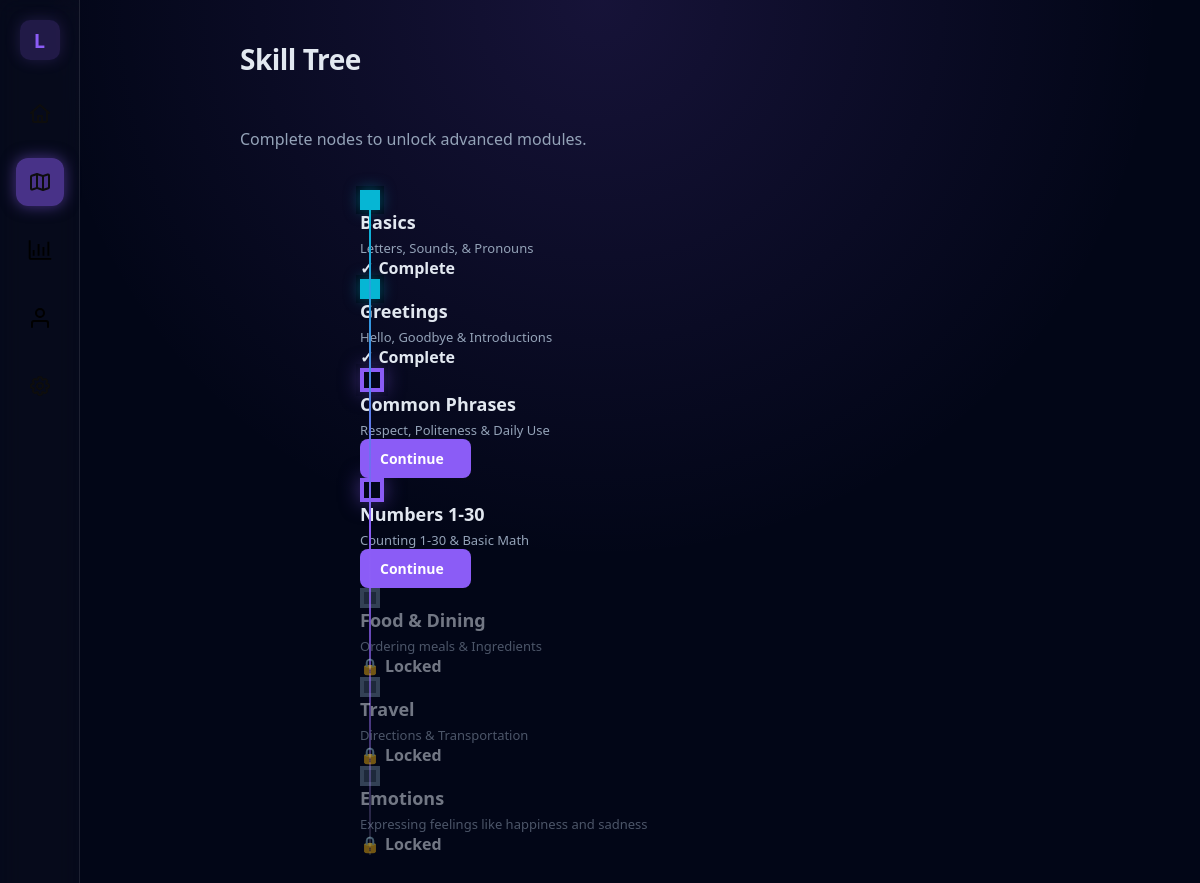
The page /roadmap.php (signed in) on the database its author committed.
### tables this page shows
CREATE TABLE `lessons` (
    `id` VARCHAR(50) NOT NULL,
    `title` VARCHAR(100) NOT NULL,
    `category` VARCHAR(50) NOT NULL,
    `description` VARCHAR(255) DEFAULT NULL,
    `xp_value` INT(11) NOT NULL DEFAULT 50,
    `sort_order` INT(11) NOT NULL,
    `type` VARCHAR(20) NOT NULL DEFAULT 'lesson',
    PRIMARY KEY (`id`)
);

### roadmap.php (the view, shortened to what this page needs)
<?php
$userId = $_SESSION['user_id'];
$dbHost = 'localhost';
$dbName = 'lingoflow_db';
$dbUser = 'root';
$dbPass = '';
try {
  $pdo = new PDO("mysql:host=$dbHost;dbname=$dbName", $dbUser, $dbPass);
  $pdo->setAttribute(PDO::ATTR_ERRMODE, PDO::ERRMODE_EXCEPTION);
  $sql = "
    SELECT
      l.id,
      l.title,
      l.description,
      COALESCE(up.status, 'locked') AS status
    FROM lessons l
    LEFT JOIN user_progress up ON l.id = up.lesson_id AND up.user_id = ?
    ORDER BY l.sort_order ASC";
  $stmt = $pdo->prepare($sql);
  $stmt->execute([$userId]);
  $roadmapItems = $stmt->fetchAll(PDO::FETCH_ASSOC);
} catch (PDOException $e) {
  die("Database Error: " . $e->getMessage());
}
?>
<!DOCTYPE html>
<html lang="en">
<head>
</head>
<body>
  <nav class="sidebar">
    <div class="logo-boxes">L</div>
    <button class="icon-button" onclick="window.location.href='index.php'" aria-label="Home">
    </button>
    <button class="icon-button active" aria-label="Roadmap">
    </button>
    <button class="icon-button" onclick="window.location.href='stats.php'" aria-label="Stats">
      <svg fill="#000000" width="24" height="24" viewBox="0 0 16 16" xmlns="http://www.w3.org/2000/svg">
        <path d="M1.75 13.25V1.5H.5v12a1.24 1.24 0 0 0 1.22 1H15.5v-1.25z" />
        <path d="M3.15 8H4.4v3.9H3.15zm3.26-4h1.26v7.9H6.41zm3.27 2h1.25v5.9H9.68zm3.27-3.5h1.25v9.4h-1.25z" />
      </svg>
    </button>
    <button class="icon-button" onclick="window.location.href='profile.php'" aria-label="Profile">
    </button>
    <button class="icon-button" onclick="window.location.href='settings.php'" aria-label="Settings">
    </button>
  </nav>
  <main class="main-content">
    <header>
      <h1>Skill Tree</h1>
      <p class="subtitle">Complete nodes to unlock advanced modules.</p>
    </header>
    <div class="timeline-container">
      <div class="timeline-line"></div>
      <?php foreach ($roadmapItems as $item): ?>
        <?php
        $status = $item['status'];
        $class = $status;
        $cardStyle = ($status === 'active') ? 'style="border-color: var(--violet);"' : '';
        ?>
        <div class="timeline-item <?php echo $class; ?>">
          <div class="node"></div>
          <div class="roadmap-card" <?php echo $cardStyle; ?>>
            <div class="card-content">
              <h3><?php echo htmlspecialchars($item['title']); ?></h3>
              <p><?php echo htmlspecialchars($item['description']); ?></p>
            </div>
            <?php if ($status === 'completed'): ?>
              <div class="status-text">
                <span>✓</span> Complete
              </div>
            <?php elseif ($status === 'active'): ?>
              <a href="lesson.php?type=<?php echo htmlspecialchars($item['id']); ?>" class="button-start">Continue
                &nbsp;</a>
            <?php else:  ?>
              <div class="status-text">
                <span>🔒</span> Locked
              </div>
            <?php endif; ?>
          </div>
        </div>
      <?php endforeach; ?>
    </div>
  </main>
</body>
</html>

### roadmap.php (style rules this page uses)
:root { --bg-deep: #020617; --text-main: #e2e8f0; --text-muted: #94a3b8; --violet: #8b5cf6; --violet-glow: rgba(139, 92, 246, 0.5); --cyan: #06b6d4; --red: #ef4444; --orange: #fb923c; --glass: rgba(255, 255, 255, 0.05); --border: rgba(255, 255, 255, 0.1); }
* { box-sizing: border-box; }
body { margin: 0; font-family: "Segoe UI", sans-serif; background-color: var(--bg-deep); color: var(--text-main); background-image: radial-gradient(circle at 50% 0%, rgba(139, 92, 246, 0.15) 0%, transparent 50%); height: 100vh; overflow: hidden; display: grid; grid-template-columns: 80px 1fr; }
.sidebar { background: rgba(255, 255, 255, 0.02); border-right: 1px solid var(--border); display: flex; flex-direction: column; align-items: center; padding-top: 20px; gap: 20px; backdrop-filter: blur(10px); z-index: 100; }
.logo-boxes { width: 40px; height: 40px; background: rgba(139, 92, 246, 0.2); color: var(--violet); border-radius: 10px; display: flex; align-items: center; justify-content: center; font-weight: bold; font-size: 20px; margin-bottom: 10px; box-shadow: 0 0 15px rgba(139, 92, 246, 0.2); cursor: default; }
.icon-button { width: 48px; height: 48px; border-radius: 12px; border: none; background: transparent; color: #64748b; cursor: pointer; transition: all 0.2s cubic-bezier(0.4, 0, 0.2, 1); display: flex; align-items: center; justify-content: center; }
.icon-button.active { background: var(--violet-glow); color: white; box-shadow: 0 0 15px var(--violet-glow); }
.main-content { height: 100vh; padding: 40px; overflow-y: auto; }
header { margin-bottom: 40px; max-width: 800px; margin-left: auto; margin-right: auto; }
h1 { margin: 0; font-size: 28px; letter-spacing: -0.5px; }
.subtitle { color: var(--text-muted); margin: 50px 0 0 0; }
.timeline-container { max-width: 600px; margin: 0 auto 50px auto; position: relative; padding-left: 20px; }
.timeline-line { position: absolute; left: 29px; top: 20px; bottom: 0; width: 2px; background: linear-gradient(to bottom, var(--cyan), var(--violet), rgba(255, 255, 255, 0.1)); z-index: 0; }
.node { width: 20px; height: 20px; background: var(--bg-deep); border: 4px solid var(--bg-deep); z-index: 1; transition: 0.3s; box-shadow: 0 0 0 4px var(--bg-deep); }
.timeline-item.completed .node { background: var(--cyan); border-color: var(--cyan); box-shadow: 0 0 15px rgba(6, 182, 212, 0.5), 0 0 0 4px var(--bg-deep); }
.timeline-item.active .node { background: var(--bg-deep); border-color: var(--violet); width: 24px; height: 24px; box-shadow: 0 0 20px var(--violet-glow), 0 0 0 4px var(--bg-deep); animation: pulse 2s infinite; }
.timeline-item.locked .node { border-color: #334155; background: #1e293b; }
.roadmap-card { flex: 1; }
.card-content h3 { margin: 0 0 5px 0; font-size: 18px; }
.card-content p { margin: 0; font-size: 13px; color: var(--text-muted); }
.button-start { padding: 10px 20px; background: var(--violet); color: white; border-radius: 8px; font-weight: bold; cursor: pointer; font-size: 14px; cursor: pointer; font-size: 14px; transition: 0.2s; text-decoration: none; display: inline-block; }
.status-text { font-weight: bold; display: flex; align-items: center; gap: 5px; }
.timeline-item.locked .roadmap-card { opacity: 0.5; border-color: transparent; cursor: not-allowed; }

### rows shown on the page
lessons: title "Basics", description "Letters, Sounds, & Pronouns", shows "Complete"
lessons: title "Greetings", description "Hello, Goodbye & Introductions", shows "Complete"
lessons: title "Common Phrases", description "Respect, Politeness & Daily Use"
lessons: title "Numbers 1-30", description "Counting 1-30 & Basic Math"
lessons: title "Food & Dining", description "Ordering meals & Ingredients", shows "Locked"
lessons: title "Travel", description "Directions & Transportation", shows "Locked"
lessons: title "Emotions", description "Expressing feelings like happiness and sadness", shows "Locked"
